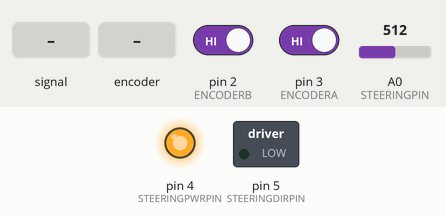
Simulated run of this sketch. Board: Arduino Uno, built with avr-gcc and run on an emulated ATmega328P. Parts: switched loads named in the sketch (green lamp = pin HIGH), output pins drawn as LEDs (lit = HIGH). Inputs (shaded band) come from the test bench; at power-on: A0 (STEERINGPIN) = 512, pin 2 (ENCODERB) HIGH, pin 3 (ENCODERA) HIGH.

Above: at 1.2 s.
1.3 s: A0 (STEERINGPIN) fed a 200 Hz sine of ±255 counts around its level
At 1.85 s:
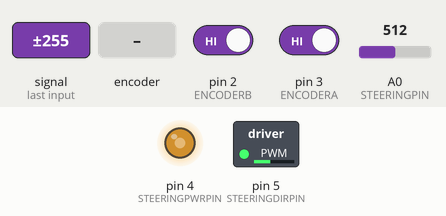
4.3 s: A0 (STEERINGPIN) set to 716
At 5.5 s:
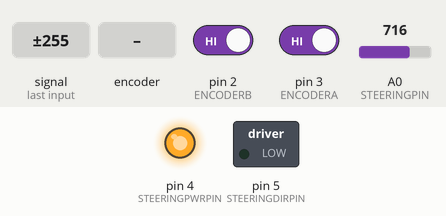
5.8 s: A0 (STEERINGPIN) set to 511
7.3 s: A0 (STEERINGPIN) set to 134
8.8 s: A0 (STEERINGPIN) set to 122
At 9.7 s:
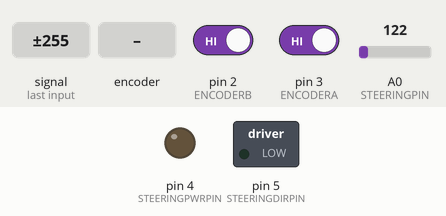
10.3 s: rotary encoder on pin 3 (ENCODERA) / pin 2 (ENCODERB) turned 3 steps (first pin leading)
Timing chart, 0 to 13.3 s (numbered marks = the images above; inputs shaded):
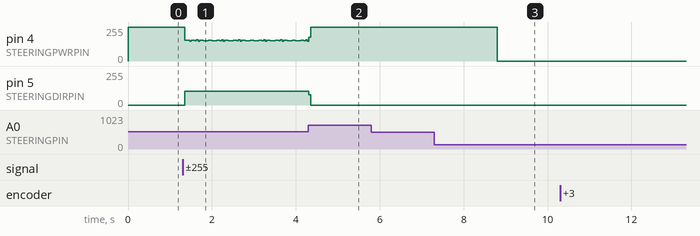

Measured:
- the behaviour switches between 128 and 127 on A0 (STEERINGPIN) (found by bisection; images 2 and 3)
- after the input at 1.3 s, pin 5 (STEERINGDIRPIN): 0/255 → 104/255 after 0.05 s
- after the input at 4.3 s, pin 5 (STEERINGDIRPIN): 104/255 → 0/255 at once
- after the input at 8.8 s, pin 4 (STEERINGPWRPIN): 255/255 → 0/255 at once

The sketch:

Potentiometer_N20_encoder_motor_L9110s_motor_driver_Nano.ino
```cpp
// https://github.com/curiores/ArduinoTutorials

//  adapted to work with a two wire motor driver like a L9110s, the driver is for the motor to control steering
//

// This is setup for an Arduino Nano.

#include <util/atomic.h> // For the ATOMIC_BLOCK macro a nano/uno tool to help with interrupts

// Input Pins
#define ENCODERA  3
#define ENCODERB 2
#define STEERINGPIN A0

// Output Pins
#define STEERINGPWRPIN  4
#define STEERINGDIRPIN  5

volatile int posi = 0; // specify posi as volatile: https://www.arduino.cc/reference/en/language/variables/variable-scope-qualifiers/volatile/
long prevT = 0;
float eprev = 0;
float eintegral = 0;

void setup() {
  Serial.begin(9600);
  pinMode(ENCODERA,INPUT);
  pinMode(ENCODERB,INPUT);
  pinMode(STEERINGPIN,INPUT);

  attachInterrupt(digitalPinToInterrupt(ENCODERA),readEncoder,RISING);

  pinMode(STEERINGPWRPIN,OUTPUT);
  pinMode(STEERINGDIRPIN,OUTPUT);

}

void loop() {

int target = 1*analogRead(STEERINGPIN);   // the 1 is used to increase the number of rotations to facilitate gearing differences

  // PID constants
  float kp = 1;
  float kd = 0.005;   // change this if the steering corrects too often, avoid delays, they increase the size and number of corrections
  float ki = 0.0;

  // time difference
  long currT = micros();
  float deltaT = ((float) (currT - prevT))/( 1.0e6 );                    // how long since last time
  prevT = currT;

  // Read the position
  int pos = 0;
  ATOMIC_BLOCK(ATOMIC_RESTORESTATE) {
    pos = posi;                                        // grabs the current position in a variable before it changes again
  }

  // error
  int e = pos - target;                               // are far away from target

  // derivative
  float dedt = (e-eprev)/(deltaT);                    //how far away less how far away last time divided by how much time has passed
                                                      // the rate we are moving per microsecond
  // integral
  eintegral = eintegral + e*deltaT;                   // zer0 + how far away multiplied by how much time has passed or displacement a vector quantity

  // control signal
  float u = kp*e + kd*dedt + ki*eintegral;           // calculates power required 1* how far away + adjustment factor multiplied by rate we are moving + zero as the ki = 0

  // motor power
  float pwr = fabs(u);       // absolute value of power required
  if( pwr > 255 ){
    pwr = 255;
  }

  // motor direction
  int dir = 1;
  if(u<0){
    dir = -1;
  }

  // signal the motor
  setMotor(dir,pwr,STEERINGPWRPIN,STEERINGDIRPIN);


  // store previous error
  eprev = e;

}

void setMotor(int dir, int pwr, int pwmpin, int dirpin){   // CAPITAL above letters describe this particular setup,
                                                          // using the lowercase characters here allow this programming module
  if(dir == 1){  // reverse                               // to be used with more than one encoder motor, as in a different program or situation.
    digitalWrite(dirpin,HIGH);                            // here it is just used for the steering motor
    analogWrite(pwmpin,255-pwr);
  }
  else if(dir == -1){   // forward
    digitalWrite(dirpin,LOW);
    analogWrite(pwmpin,pwr);
  }
  else{
    digitalWrite(dirpin,LOW);
    analogWrite(pwmpin,0);
  }
}

void readEncoder(){
  int b = digitalRead(ENCODERB);
  if(b > 0){
    posi++;
  }
  else{
    posi--;
  }
}
```
